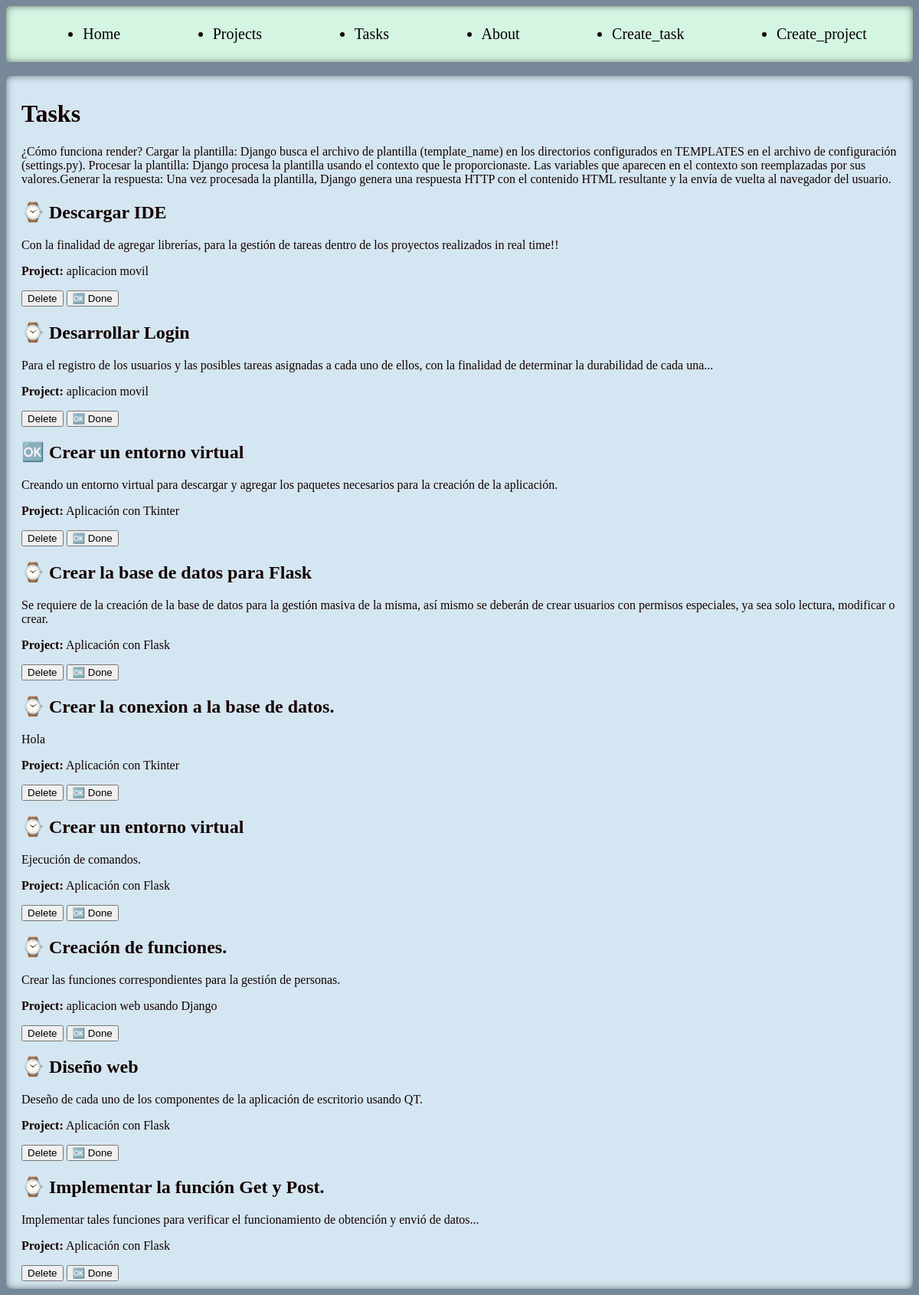
/tasks/, run on the app's committed database.
### myapp/models.py (models this page shows, shortened)
class Task(models.Model):
    title = models.CharField(max_length=200)
    description = models.TextField()
    project = models.ForeignKey(Project, on_delete=models.CASCADE)
    done = models.BooleanField(default=False)

class Project(models.Model):
    name = models.CharField(max_length=200)

### myapp/views.py (the view)
# urls.py: path('tasks/', views.tasks, name='tasks'),
def tasks(request):
    tasks = Task.objects.all()
    return render(request, 'task/tasks.html', {
        'tasks': tasks
    })

### myapp/Templates/task/tasks.html (shortened to what this page needs)
{% extends "layout/base.html" %}
{% block content %}
<h1>Tasks</h1>
<p>¿Cómo funciona render?
Cargar la plantilla: Django busca el archivo de plantilla (template_name) en los directorios configurados en TEMPLATES en el archivo de configuración (settings.py).
Procesar la plantilla: Django procesa la plantilla usando el contexto que le proporcionaste. Las variables que aparecen en el contexto  son reemplazadas por sus valores.Generar la respuesta: Una vez procesada la plantilla, Django genera una respuesta HTTP con el contenido HTML resultante y la envía de vuelta al navegador del usuario.
</p>
{% for task in tasks%}
    <div>
    <h2>{% if task.done == False %} ⌚ {% else %} 🆗 {% endif %} {{task.title}}</h2>
    <p>{{task.description}}</p>
    <p><strong>Project:</strong> {{task.project.name}}</p>
    <div>
        <button>Delete</button>
        <button>🆗 Done</button>
    </div>
    </div>
{% endfor %}
{% endblock %}

### myapp/static/styles/main.css (style rules this page uses)
body { background-color: #778899; color: rgb(21, 1, 1); }

### data on the page
Task: title "Descargar IDE", description "Con la finalidad de agregar librerías, para la gestión de tareas dentro de los proyectos realizados in real time!!", project.name "aplicacion movil"
Task: title "Desarrollar Login", description "Para el registro de los usuarios y las posibles tareas asignadas a cada uno de ellos, con la finalidad de determinar la durabilidad de cada una...", project.name "aplicacion movil"
Task: title "Crear un entorno virtual", description "Creando un entorno virtual para descargar y agregar los paquetes necesarios para la creación de la aplicación.", project.name "Aplicación con Tkinter"
Task: title "Crear la base de datos para Flask", description "Se requiere de la creación de la base de datos para la gestión masiva de la misma, así mismo se deberán de crear usuarios con permisos especiales, ya sea solo lectura, modificar o crear.", project.name "Aplicación con Flask"
Task: title "Crear la conexion a la base de datos.", description "Hola", project.name "Aplicación con Tkinter"
Task: title "Crear un entorno virtual", description "Ejecución de comandos.", project.name "Aplicación con Flask"
Task: title "Creación de funciones.", description "Crear las funciones correspondientes para la gestión de personas.", project.name "aplicacion web usando Django"
Task: title "Diseño web", description "Deseño de cada uno de los componentes de la aplicación de escritorio usando QT.", project.name "Aplicación con Flask"
Task: title "Implementar la función Get y Post.", description "Implementar tales funciones para verificar el funcionamiento de obtención y envió de datos...", project.name "Aplicación con Flask"
